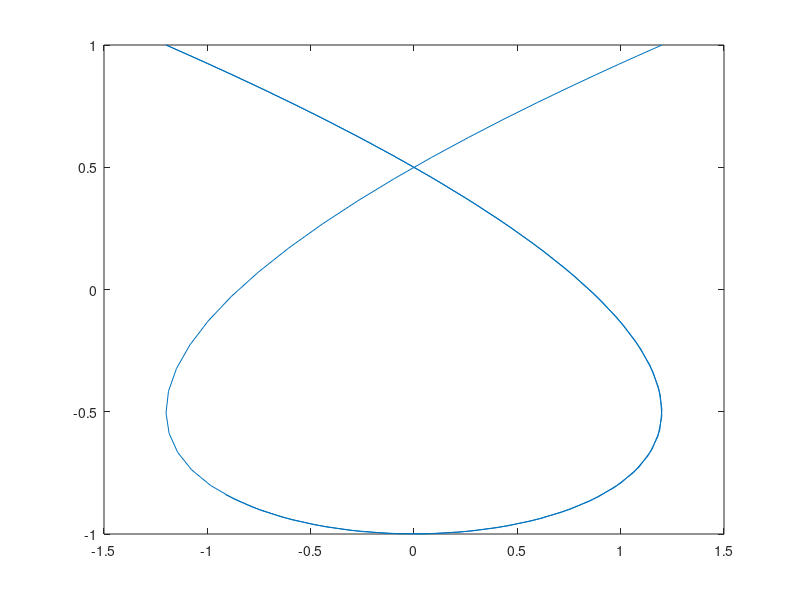

Reproduce this figure in MATLAB.
% Задание 1
% Изображение кривой, заданной параметрически
% Задание амплитуд и частот
a1 = 1.2;
a2 = 1.0;
w1 = 1.5;
w2 = 1.0;
% Оператор задания вектора значений t
t = 0:0.1:10;
% Вычисление векторов x, y
x = a1 * cos(w1 * t);
y = a2 * cos(w2 * t);
% Построение графика y(x)
plot(x, y)